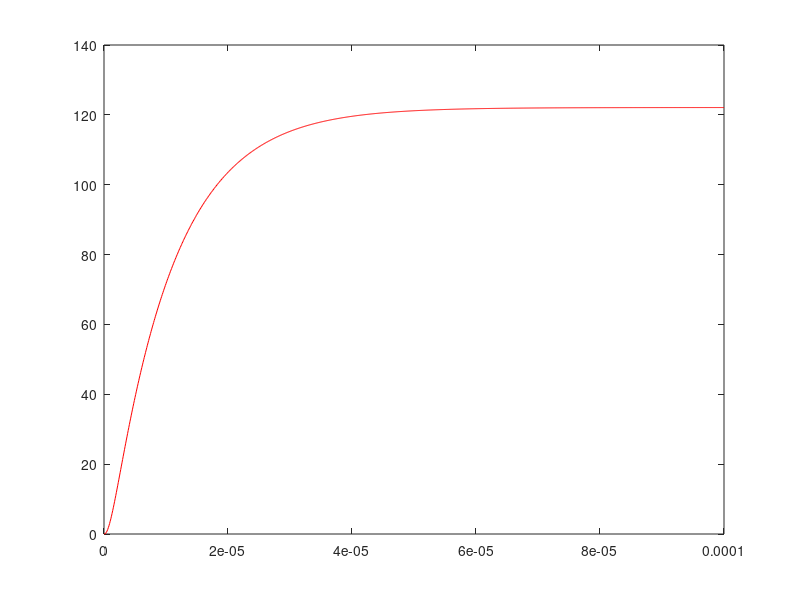
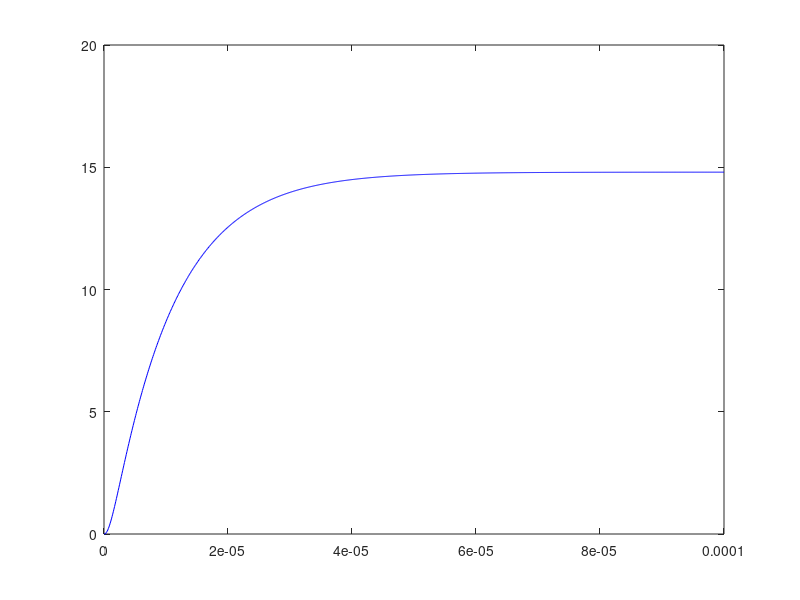
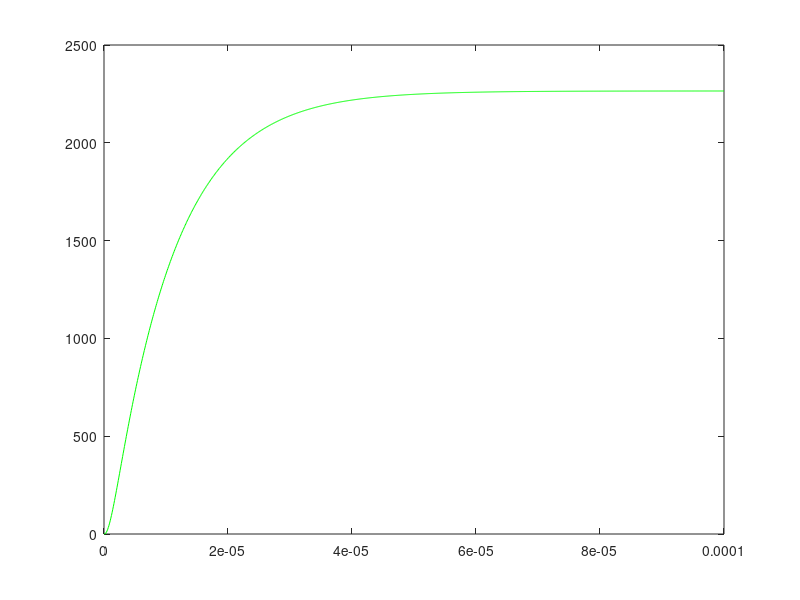

MATLAB code to generate these figures, in order:
clear all; close all
#LabVaja1f

t = 0:0.0000001:0.0001;

#Data:
wp1 = 10^5;
wp2 = 10^6;
wp3 = 10^7;

 barva = ['k', 'r', 'm', 'b', 'y', 'm'];
#G(s)
  %Numerator
  G0 = 10^4;
  barve = ['r', 'b', 'g', 'm', 'k']
  B = [ 0.012210 0.00148  0.2265];
  %Dominator
  a3 = 1; 
  a2 = wp1 + wp2 + wp3;
  a1 = wp1*wp2 + wp1*wp3 + wp2*wp3;
  a0 = wp1*wp2*wp3;
  
  
 
  #Draw Bode of G(s)
  for i = 1:length(B)
  fig = figure(i)
  num = [G0*wp1*wp2*wp3*B(i)];
  den = [a3 a2 a1 a0];
  sys = tf(num, den);
  y = step(sys, t);
  plot(t,y, barve(i))
  pause(i)
  endfor
  
  